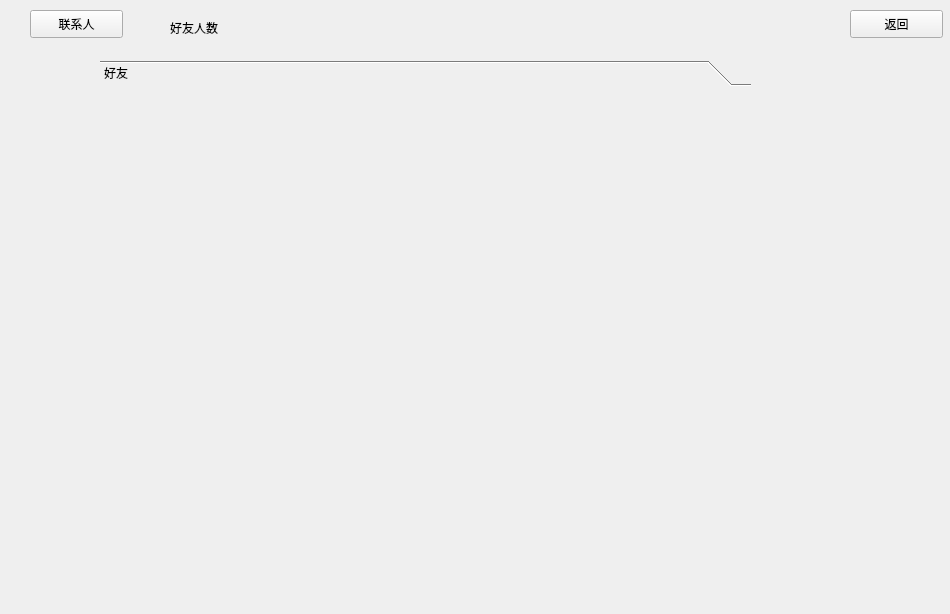
<?xml version="1.0" encoding="UTF-8"?>
<ui version="4.0">
 <class>lianxi</class>
 <widget class="QWidget" name="lianxi">
  <property name="geometry">
   <rect>
    <x>0</x>
    <y>0</y>
    <width>950</width>
    <height>614</height>
   </rect>
  </property>
  <property name="windowTitle">
   <string>Form</string>
  </property>
  <property name="styleSheet">
   <string notr="true">background-image: url(:/image/c.jpg);</string>
  </property>
  <widget class="QPushButton" name="btn_tui2">
   <property name="geometry">
    <rect>
     <x>850</x>
     <y>10</y>
     <width>93</width>
     <height>28</height>
    </rect>
   </property>
   <property name="text">
    <string>返回</string>
   </property>
  </widget>
  <widget class="QWidget" name="widget" native="true">
   <property name="geometry">
    <rect>
     <x>100</x>
     <y>60</y>
     <width>651</width>
     <height>531</height>
    </rect>
   </property>
   <layout class="QHBoxLayout" name="Layout">
    <property name="leftMargin">
     <number>0</number>
    </property>
    <property name="topMargin">
     <number>0</number>
    </property>
    <property name="rightMargin">
     <number>0</number>
    </property>
    <property name="bottomMargin">
     <number>0</number>
    </property>
    <item>
     <widget class="QToolBox" name="toolBox">
      <property name="currentIndex">
       <number>0</number>
      </property>
      <widget class="QWidget" name="page_4">
       <property name="geometry">
        <rect>
         <x>0</x>
         <y>0</y>
         <width>651</width>
         <height>502</height>
        </rect>
       </property>
       <attribute name="label">
        <string>好友</string>
       </attribute>
       <layout class="QVBoxLayout" name="verticalLayout"/>
      </widget>
     </widget>
    </item>
   </layout>
  </widget>
  <widget class="QPushButton" name="pushButton">
   <property name="geometry">
    <rect>
     <x>30</x>
     <y>10</y>
     <width>93</width>
     <height>28</height>
    </rect>
   </property>
   <property name="text">
    <string>联系人</string>
   </property>
  </widget>
  <widget class="QLabel" name="label">
   <property name="geometry">
    <rect>
     <x>170</x>
     <y>20</y>
     <width>72</width>
     <height>15</height>
    </rect>
   </property>
   <property name="text">
    <string>好友人数</string>
   </property>
  </widget>
  <widget class="QLabel" name="label_2">
   <property name="geometry">
    <rect>
     <x>250</x>
     <y>20</y>
     <width>72</width>
     <height>15</height>
    </rect>
   </property>
   <property name="text">
    <string/>
   </property>
  </widget>
 </widget>
 <resources/>
 <connections/>
</ui>
